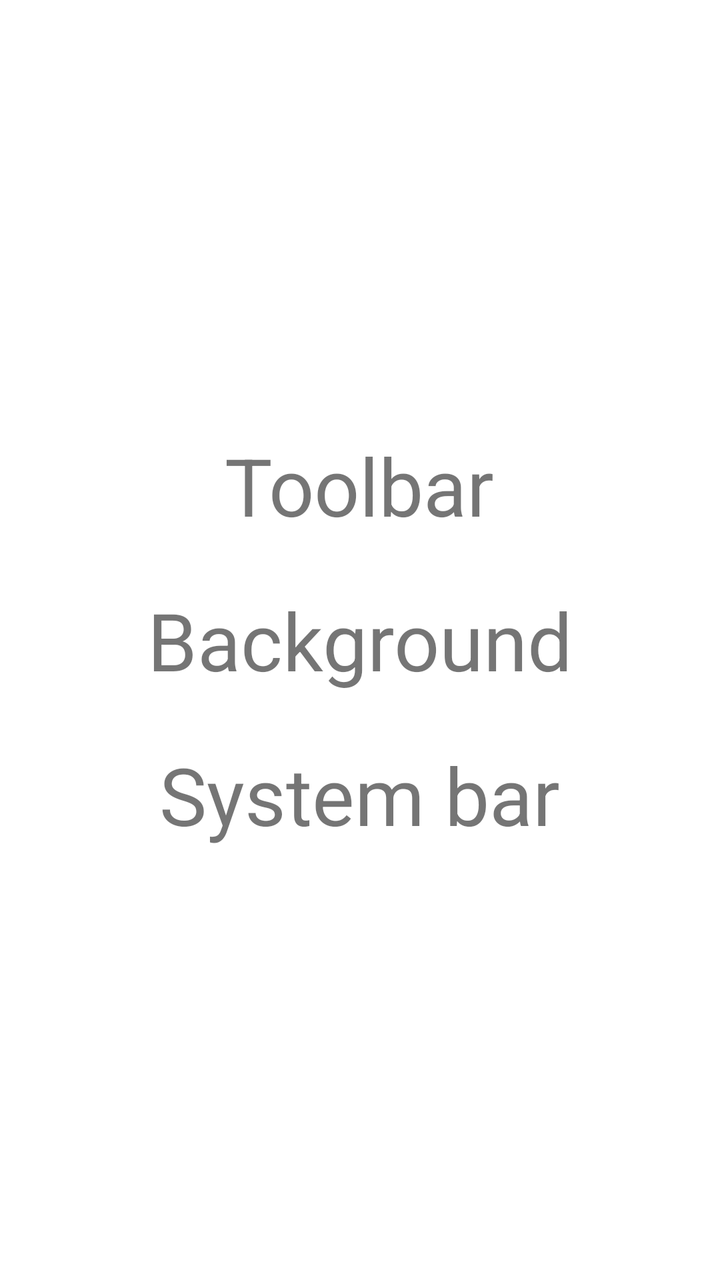
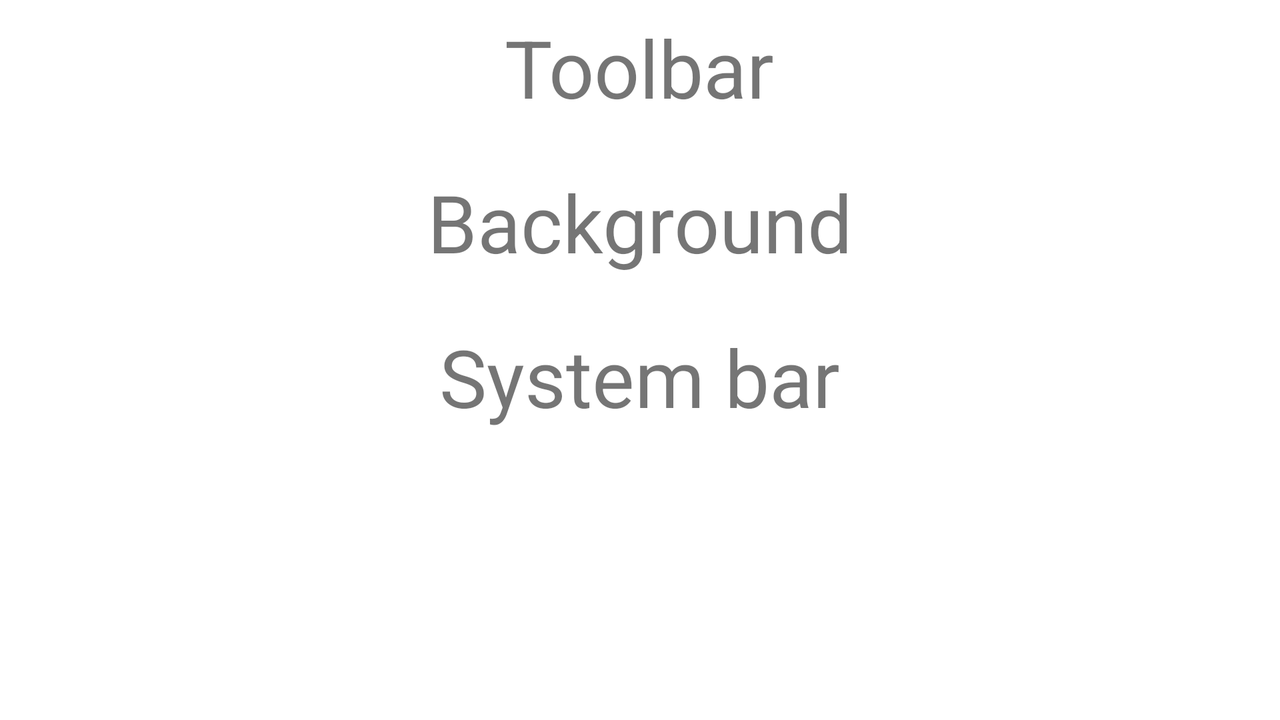

Compare how this app lays out the same screen by default and in its alternative resource folder. The renders come first, then the two layout files and the values they reference.
<!-- AndroidManifest.xml: application theme Theme.ToDoList -->
<!-- res/layout/fragment_settings.xml -->
<?xml version="1.0" encoding="utf-8"?>
<LinearLayout xmlns:android="http://schemas.android.com/apk/res/android"
    xmlns:tools="http://schemas.android.com/tools"
    android:orientation="vertical"
    android:gravity="center"
    android:layout_width="match_parent"
    android:layout_height="match_parent"
    tools:context=".presentation.userprofile.settings.SettingsFragment">


    <TextView
        android:id="@+id/toolbar"
        android:layout_width="wrap_content"
        android:layout_height="wrap_content"
        android:foreground="@drawable/transparent_frame"
        android:padding="7dp"
        android:text="@string/toolbar_color"
        android:textSize="40sp" />

    <TextView
        android:id="@+id/background"
        android:layout_width="wrap_content"
        android:layout_height="wrap_content"
        android:layout_marginTop="10dp"
        android:foreground="@drawable/transparent_frame"
        android:padding="7dp"
        android:text="@string/background_color"
        android:textSize="40sp" />

    <TextView
        android:id="@+id/window"
        android:layout_width="wrap_content"
        android:layout_height="wrap_content"
        android:layout_marginTop="10dp"
        android:foreground="@drawable/transparent_frame"
        android:padding="7dp"
        android:text="@string/window_color"
        android:textSize="40sp" />
</LinearLayout>
<!-- resources referenced by this layout -->
<resources>
  <!-- drawable transparent_frame (drawable) -->
  <?xml version="1.0" encoding="utf-8"?>
  <shape
      xmlns:android="http://schemas.android.com/apk/res/android"
      android:shape="rectangle">
      <corners android:radius="6dp"/>
      <stroke android:color="@color/black"
          android:width="5px"/>
  </shape>
  <string name="background_color">Background</string>
  <string name="toolbar_color">Toolbar</string>
  <string name="window_color">System bar</string>
  <style name="Theme.ToDoList" parent="Theme.MaterialComponents.DayNight">
          
          <item name="colorPrimary">@color/purple_500</item>
          <item name="colorPrimaryVariant">@color/purple_700</item>
          <item name="colorOnPrimary">@color/white</item>
          
          <item name="colorSecondary">@color/teal_200</item>
          <item name="colorSecondaryVariant">@color/teal_700</item>
          <item name="colorOnSecondary">@color/black</item>
          
          <item name="android:statusBarColor">#00000000</item>
          
          <item name="android:forceDarkAllowed" tools:targetApi="q">false</item>
      </style>
  <color name="black">#FF000000</color>
  <color name="purple_500">#FF6200EE</color>
  <color name="purple_700">#FF3700B3</color>
  <color name="white">#FFFFFFFF</color>
  <color name="teal_200">#FF03DAC5</color>
  <color name="teal_700">#FF018786</color>
</resources>
<!-- res/layout-land/fragment_settings.xml (the author's variant of the layout above) -->
<!-- drawn on the phone turned sideways -->
<?xml version="1.0" encoding="utf-8"?>
<ScrollView
    xmlns:android="http://schemas.android.com/apk/res/android"
    xmlns:tools="http://schemas.android.com/tools"
    android:layout_width="match_parent"
    android:layout_height="match_parent"
    tools:context=".presentation.userprofile.settings.SettingsFragment">
    <LinearLayout
        android:orientation="vertical"
        android:gravity="center"
        android:layout_width="match_parent"
        android:layout_height="wrap_content">

        <TextView
            android:id="@+id/toolbar"
            android:layout_width="wrap_content"
            android:layout_height="wrap_content"
            android:foreground="@drawable/transparent_frame"
            android:padding="7dp"
            android:text="@string/toolbar_color"
            android:textSize="40sp" />

        <TextView
            android:id="@+id/background"
            android:layout_width="wrap_content"
            android:layout_height="wrap_content"
            android:layout_marginTop="10dp"
            android:foreground="@drawable/transparent_frame"
            android:padding="7dp"
            android:text="@string/background_color"
            android:textSize="40sp" />

        <TextView
            android:id="@+id/window"
            android:layout_width="wrap_content"
            android:layout_height="wrap_content"
            android:layout_marginTop="10dp"
            android:foreground="@drawable/transparent_frame"
            android:padding="7dp"
            android:text="@string/window_color"
            android:textSize="40sp" />
    </LinearLayout>
</ScrollView>
